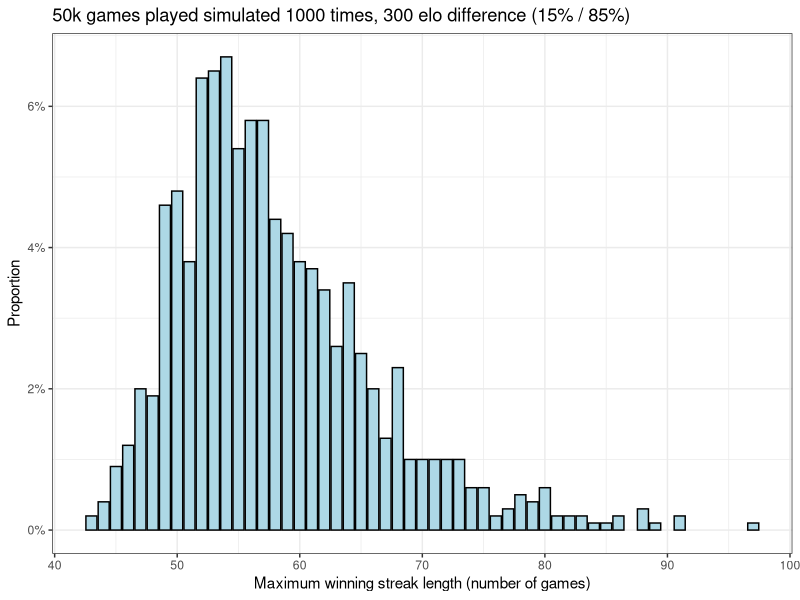

The R source for this figure:
## ---- chunk 1
knitr::opts_chunk$set(include = TRUE, echo = TRUE, message = FALSE, warning = FALSE)
## ---- chunk 2
library(tidyverse)

#Loss = 0, Win = 1
result <- c(0, 1)

#Probability for Loss = 15 %, probability for Win = 85 % (roughly approximating an elo-rating difference of 300)
probability <- c(0.15, 0.85)

#Streak length of interest
streak <- 44

#Number of games played
games <- 50000

#How many times we iterate over the simulation
replicates <- 1000

#Simulate sample of 50000 games such that in each game, we win 85% of the time and lose 15% of the time
#Result: list of 0s and 1s for each game (display first 30)
set.seed(1)
head(sample(result, games, replace=TRUE, prob = probability), 30)

#For these games, calculate the length of each win streak. 
#Result: list of winning streak lengths across all 50000 games (display first 30)
set.seed(1)
run_length_all <- rle(sample(result, games, replace=TRUE, prob = probability))
run_length_wins <- run_length_all$lengths[run_length_all$values==1]
run_length_losses <- run_length_all$lengths[run_length_all$values==0] #to be used later (not yet analysed)
head(run_length_wins, 30)

#Calculate the number of winning streaks longer than 44
sum(run_length_wins > streak)

#Calculate the number of winning streaks longer than 44 1000 times, obtain mean and standard deviation
set.seed(1)
run_length_wins_repl <- replicate(replicates, with(rle(sample(result, games, replace=TRUE, prob = probability)), sum(lengths[values==1] > streak)))
head(run_length_wins_repl, 30)
mean(run_length_wins_repl)
sd(run_length_wins_repl)


#Calculate the number of times there were 0 winning streaks of at least 44 games, express it as a probability
set.seed(1)
sum(run_length_wins_repl == 0) / replicates
## ---- chunk 3
#Histogram showing the distribution of the maximum streak lengths across all simulations
set.seed(1)
chess_data <- tibble(x = replicate(replicates, with(rle(sample(result, games, replace=TRUE, prob = probability)), max(lengths[values==1]))))

chess_data %>% ggplot(aes(x)) +
  geom_bar(aes(y = (..count..)/sum(..count..)), color = "black", fill = "lightblue") +
  #geom_histogram(aes(y=..density..), color = "black", fill = "lightblue") +
  #geom_density() +
  scale_y_continuous(labels = scales::label_percent(accuracy = 1L)) +
  labs(y = "Proportion", x = "Maximum winning streak length (number of games)",
       title = "50k games played simulated 1000 times, 300 elo difference (15% / 85%)") +
  theme_bw()
